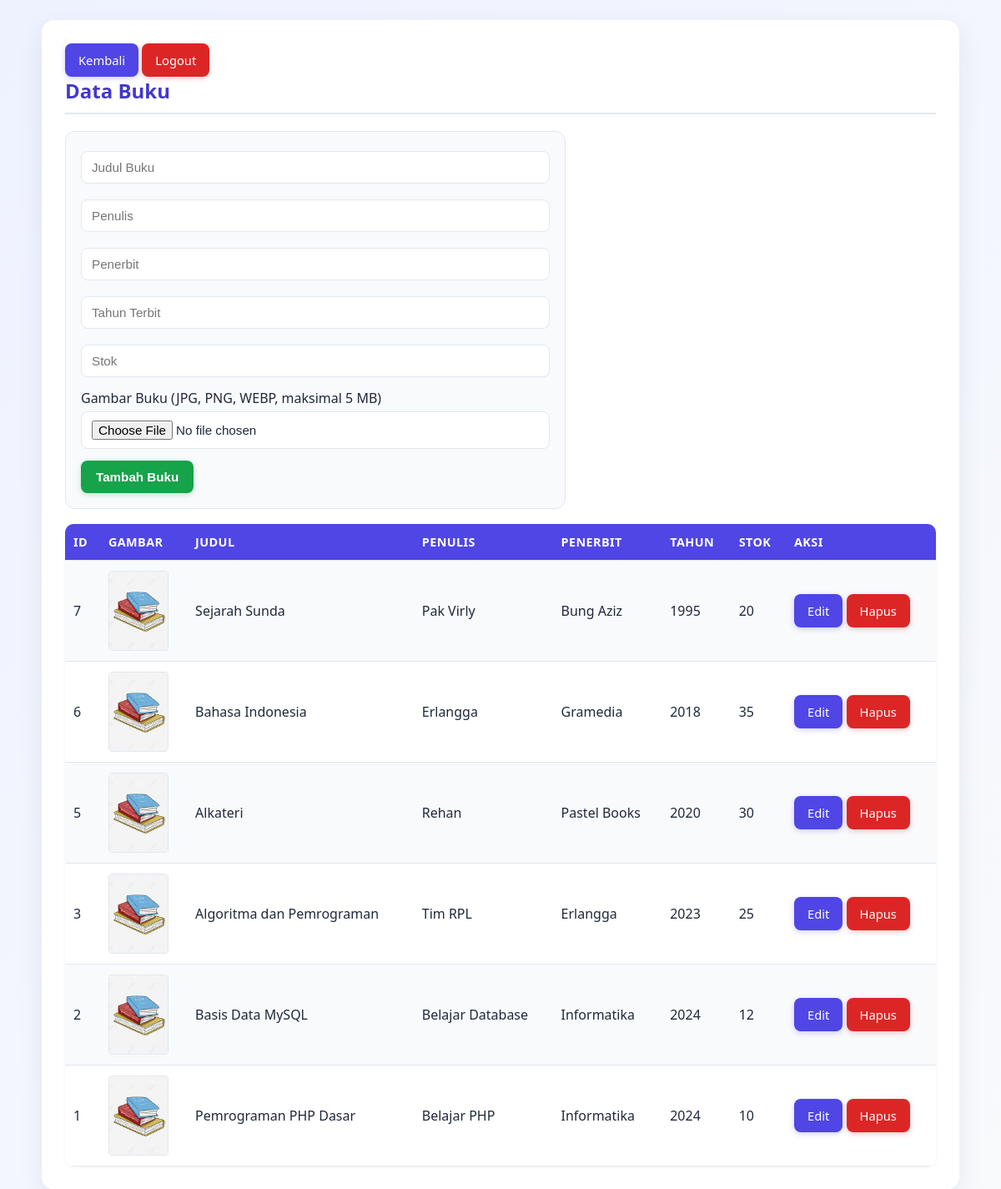
The page /buku.php (signed in) on the database its author committed.
### tables this page shows
CREATE TABLE `buku` (
  `id_buku` int(11) NOT NULL,
  `judul_buku` varchar(150) NOT NULL,
  `penulis` varchar(100) NOT NULL,
  `penerbit` varchar(100) NOT NULL,
  `tahun_terbit` year(4) NOT NULL,
  `stok` int(11) NOT NULL DEFAULT 0
);

### buku.php (the view, shortened to what this page needs)
<?php
include "connection.php";
function getBookImagePath($id)
{
	$images = glob(__DIR__ . '/uploads/buku/buku_' . (int)$id . '.*');
	return $images ? 'uploads/buku/' . basename($images[0]) : null;
}
$edit = null;
$data = mysqli_query($conn, "SELECT * FROM buku ORDER BY id_buku DESC");
?>
<!DOCTYPE html>
<html>
<head>
	<link rel="stylesheet" href="style.css">
</head>
<body>
	<div class="container">
		<a class="btn" href="index.php">Kembali</a>
		<a class="btn red" href="logout.php">Logout</a>
		<h2>Data Buku</h2>
		<form method="post" class="form" enctype="multipart/form-data">
			<input name="judul_buku" placeholder="Judul Buku" value="<?=$edit?htmlspecialchars($edit['judul_buku']):''?>" required>
			<input name="penulis" placeholder="Penulis" value="<?=$edit?htmlspecialchars($edit['penulis']):''?>" required>
			<input name="penerbit" placeholder="Penerbit" value="<?=$edit?htmlspecialchars($edit['penerbit']):''?>" required>
			<input type="number" name="tahun_terbit" placeholder="Tahun Terbit" value="<?=$edit?$edit['tahun_terbit']:''?>" required>
			<input type="number" name="stok" placeholder="Stok" min="0" value="<?=$edit?$edit['stok']:''?>" required>
			<label for="gambar_buku">Gambar Buku (JPG, PNG, WEBP, maksimal 5 MB)</label>
			<input type="file" id="gambar_buku" name="gambar_buku" accept="image/jpeg,image/png,image/webp">
			<?php if ($edit) { ?>
				<button name="update">Simpan Perubahan</button>
				<a class="btn" href="buku.php">Batal</a>
			<?php } else { ?>
				<button name="simpan">Tambah Buku</button>
			<?php } ?>
		</form>
		<table>
			<tr>
				<th>ID</th>
				<th>Gambar</th>
				<th>Judul</th>
				<th>Penulis</th>
				<th>Penerbit</th>
				<th>Tahun</th>
				<th>Stok</th>
				<th>Aksi</th>
			</tr>
			<?php while ($r = mysqli_fetch_assoc($data)) { ?>
				<tr>
					<td><?=$r['id_buku']?></td>
					<td>
						<?php $gambar = getBookImagePath($r['id_buku']); ?>
						<?php if ($gambar) { ?>
							<img class="book-cover" src="<?=htmlspecialchars($gambar)?>" alt="Sampul <?=htmlspecialchars($r['judul_buku'])?>">
						<?php } else { ?>
							<div class="book-cover-placeholder">
								<span>Belum ada sampul</span>
							</div>
						<?php } ?>
					</td>
					<td><?=htmlspecialchars($r['judul_buku'])?></td>
					<td><?=htmlspecialchars($r['penulis'])?></td>
					<td><?=htmlspecialchars($r['penerbit'])?></td>
					<td><?=$r['tahun_terbit']?></td>
					<td><?=$r['stok']?></td>
					<td>
						<a class="btn" href="?edit=<?=$r['id_buku']?>">Edit</a>
						<a class="btn red" href="?hapus=<?=$r['id_buku']?>" onclick="return confirm('Hapus buku?')">Hapus</a>
					</td>
				</tr>
			<?php } ?>
		</table>
	</div>
</body>
</html>

### style.css (style rules this page uses)
:root { --primary:#4f46e5; --primary-dark:#4338ca; --green:#16a34a; --red:#dc2626; --bg:#f1f5f9; --text:#1e293b; --muted:#64748b; --border:#e2e8f0; }
* { box-sizing:border-box }
body { font-family:'Segoe UI',Roboto,Arial,sans-serif; background:linear-gradient(135deg,#eef2ff,#f8fafc); margin:0; padding:24px 16px; color:var(--text); }
.container { max-width:1100px; margin:auto; background:#ffffff; padding:28px; border-radius:16px; box-shadow:0 10px 30px rgba(30,41,59,0.08); }
h2 { color:var(--primary-dark); border-bottom:2px solid var(--border); padding-bottom:10px; margin-top:0; }
.menu a,.btn { background:var(--primary); color:white; padding:10px 16px; text-decoration:none; border-radius:8px; display:inline-block; font-size:0.92rem; font-weight:500; border:none; cursor:pointer; transition:transform .15s ease,box-shadow .15s ease,background .15s ease; box-shadow:0 2px 6px rgba(79,70,229,0.25); }
.btn.red { background:var(--red);box-shadow:0 2px 6px rgba(220,38,38,0.25) }
table { width:100%; border-collapse:collapse; margin-top:18px; border-radius:10px; overflow:hidden; box-shadow:0 1px 4px rgba(0,0,0,0.05); }
th,td { padding:12px 10px; text-align:left; border-bottom:1px solid var(--border); }
th { background:var(--primary); color:white; font-weight:600; font-size:0.9rem; text-transform:uppercase; letter-spacing:0.4px; }
tr:nth-child(even) td { background:#f8fafc }
input,select { width:100%; padding:10px 12px; box-sizing:border-box; margin:5px 0 14px; border:1px solid var(--border); border-radius:8px; font-size:0.95rem; background:#fff; color:var(--text); transition:border-color .15s ease,box-shadow .15s ease; }
button { padding:11px 18px; border:0; border-radius:8px; background:var(--green); color:white; cursor:pointer; font-weight:600; font-size:0.95rem; box-shadow:0 2px 6px rgba(22,163,74,0.25); transition:transform .15s ease,box-shadow .15s ease,background .15s ease; }
.form { max-width:600px; background:#f8fafc; padding:18px; border-radius:12px; border:1px solid var(--border); margin-bottom:10px; }
.book-cover,.book-cover-preview { display:block; width:72px; height:96px; object-fit:cover; border:1px solid var(--border); border-radius:4px; background:#fff; }

### rows shown on the page
buku: id_buku "7", judul_buku "Sejarah Sunda", penulis "Pak Virly", penerbit "Bung Aziz", tahun_terbit "1995", stok "20"
buku: id_buku "6", judul_buku "Bahasa Indonesia", penulis "Erlangga", penerbit "Gramedia", tahun_terbit "2018", stok "35"
buku: id_buku "5", judul_buku "Alkateri", penulis "Rehan", penerbit "Pastel Books", tahun_terbit "2020", stok "30"
buku: id_buku "3", judul_buku "Algoritma dan Pemrograman", penulis "Tim RPL", penerbit "Erlangga", tahun_terbit "2023", stok "25"
buku: id_buku "2", judul_buku "Basis Data MySQL", penulis "Belajar Database", penerbit "Informatika", tahun_terbit "2024", stok "12"
buku: id_buku "1", judul_buku "Pemrograman PHP Dasar", penulis "Belajar PHP", penerbit "Informatika", tahun_terbit "2024", stok "10"
